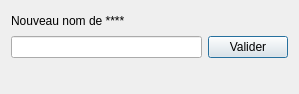
<?xml version="1.0" encoding="UTF-8"?>
<ui version="4.0">
 <class>ChoixNomJoueur</class>
 <widget class="QDialog" name="ChoixNomJoueur">
  <property name="geometry">
   <rect>
    <x>0</x>
    <y>0</y>
    <width>299</width>
    <height>94</height>
   </rect>
  </property>
  <property name="windowTitle">
   <string>Dialog</string>
  </property>
  <layout class="QVBoxLayout" name="verticalLayout">
   <item>
    <widget class="QLabel" name="label">
     <property name="text">
      <string>Nouveau nom de ****</string>
     </property>
    </widget>
   </item>
   <item>
    <layout class="QHBoxLayout" name="horizontalLayout">
     <item>
      <widget class="QLineEdit" name="lineNom"/>
     </item>
     <item>
      <widget class="QPushButton" name="boutton_Valider">
       <property name="text">
        <string>Valider</string>
       </property>
      </widget>
     </item>
    </layout>
   </item>
   <item>
    <widget class="QLabel" name="labelErreur">
     <property name="text">
      <string/>
     </property>
    </widget>
   </item>
  </layout>
 </widget>
 <resources/>
 <connections/>
</ui>
